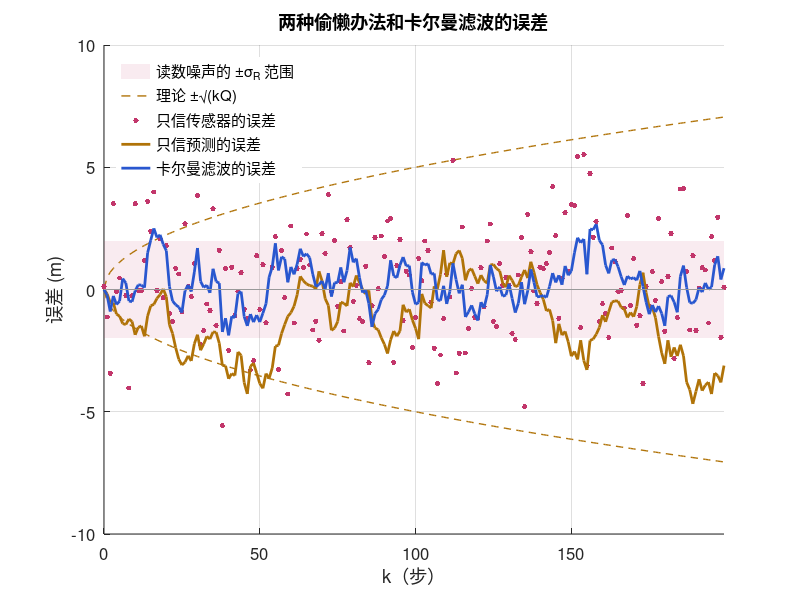

Reproduce this figure in MATLAB.
% 1. 设定：小车沿直线开，名义速度 u = 1 m/s，每 Δt = 1 s 读一次传感器
N = 200; dt = 1; u = 1;
Q = 0.5^2;        % 运动扰动的方差，σ_w = 0.5 m
R = 2^2;          % 传感器噪声的方差，σ_R = 2 m

% 2. 生成真实位置和传感器读数（真实位置只有我们知道，滤波器看不到）
x_true = zeros(1, N);
for k = 2:N
    x_true(k) = x_true(k-1) + u*dt + sqrt(Q)*randn;
end
z = x_true + sqrt(R)*randn(1, N);

% 3. 两种“偷懒”的办法
x_dr = (0:N-1) * u * dt;          % 只信预测：从起点按名义速度一路推算

% 4. 卡尔曼滤波：每一步按“谁更靠谱”把预测和读数加权（这五行怎么来的，第 2、3 课讲）
x_kf = zeros(1, N); P = 0;        % 起点已知，所以初始误差方差为 0
for k = 2:N
    x_pred = x_kf(k-1) + u*dt;    % 预测位置
    P_pred = P + Q;               % 预测的不确定性
    K = P_pred / (P_pred + R);    % 给读数的权重
    x_kf(k) = x_pred + K * (z(k) - x_pred);   % 用读数修正
    P = (1 - K) * P_pred;         % 修正后的不确定性
end

fprintf('只信预测:   RMSE = %.2f m\n', sqrt(mean((x_dr - x_true).^2)));
fprintf('只信传感器: RMSE = %.2f m\n', sqrt(mean((z - x_true).^2)));
fprintf('卡尔曼滤波: RMSE = %.2f m\n', sqrt(mean((x_kf - x_true).^2)));
fprintf('理论交叉点 k_c = R/Q = %.0f 步\n', R/Q);

% 画图：颜色和网页一致，黄 = 预测，红 = 读数，蓝 = 卡尔曼滤波
cPred = [0.69 0.45 0.03]; cObs = [0.76 0.21 0.42]; cEst = [0.16 0.34 0.81];
k = 0:N-1;
figure('Color', 'w', 'Position', [100 100 780 420]); hold on;
fill([k, fliplr(k)], sqrt(R) * [ones(1, N), -ones(1, N)], cObs, 'FaceAlpha', 0.10, 'EdgeColor', 'none');
plot(k, sqrt(k*Q), '--', 'Color', cPred, 'LineWidth', 1);
plot(k, -sqrt(k*Q), '--', 'Color', cPred, 'LineWidth', 1, 'HandleVisibility', 'off');
plot(k, z - x_true, '.', 'Color', cObs, 'MarkerSize', 12);
plot(k, x_dr - x_true, '-', 'Color', cPred, 'LineWidth', 2);
plot(k, x_kf - x_true, '-', 'Color', cEst, 'LineWidth', 2);
plot([0 N-1], [0 0], '-', 'Color', [.6 .6 .6], 'HandleVisibility', 'off');
hold off; grid on; box off; set(gca, 'FontSize', 12); xlim([0 N-1]);
legend('读数噪声的 ±σ_R 范围', '理论 ±√(kQ)', '只信传感器的误差', '只信预测的误差', '卡尔曼滤波的误差', 'Location', 'northwest', 'Box', 'off');
xlabel('k（步）'); ylabel('误差 (m)'); title('两种偷懒办法和卡尔曼滤波的误差');
